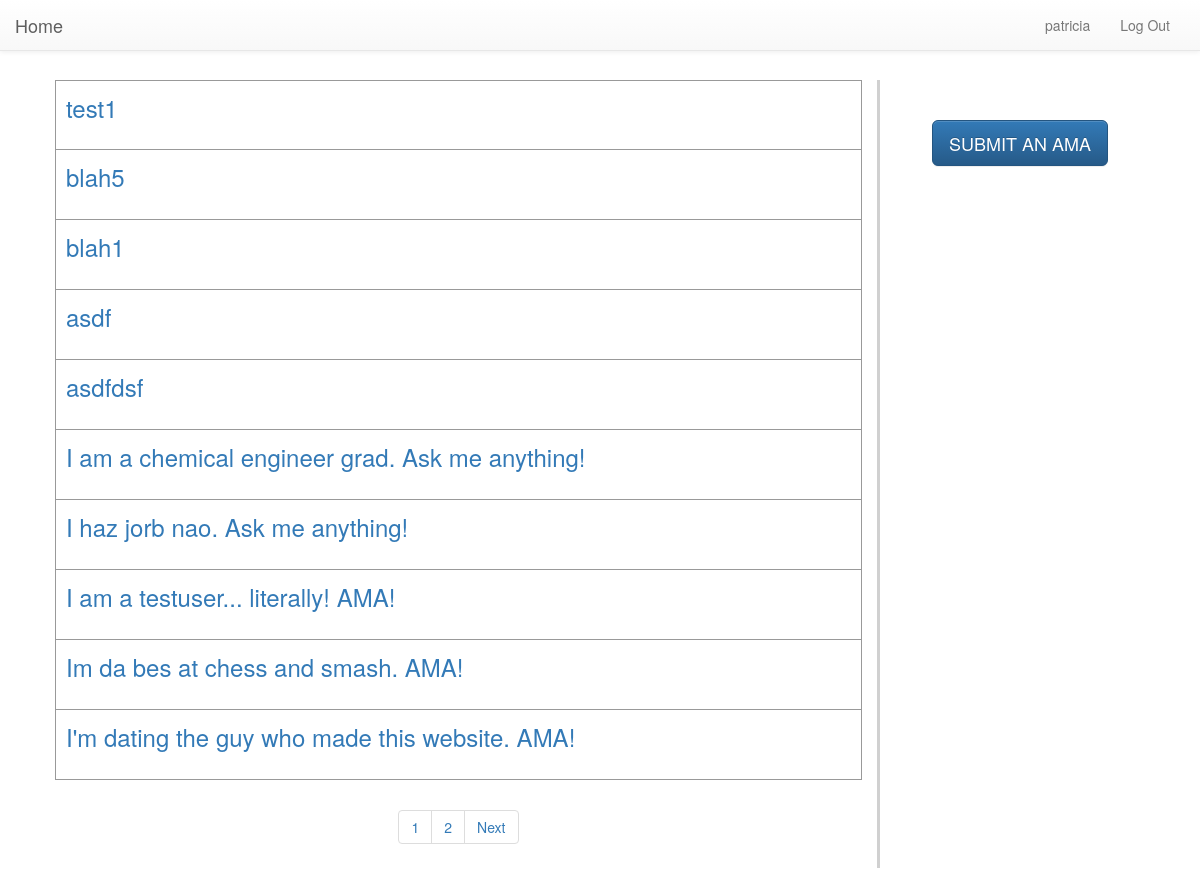
/ (signed in), run on the app's committed database.
### home/models.py (models this page shows, shortened)
class AMA(models.Model):
    author = models.ForeignKey(User)
    title = models.CharField(max_length=100)
    description = models.CharField(max_length=1000)
    pub_date = models.DateTimeField(default=timezone.now)

### home/views.py (the view)
# urls.py: url(r'^$', AMAListView.as_view(), name='index'),
class AMAListView(ListView):
    template_name = 'ama/index.html'
    model = AMA
    paginate_by = 10
    def get_queryset(self):
        ordered_list = AMA.objects.order_by('-pub_date')
        return ordered_list
    def get_context_data(self, **kwargs):
        context = super(AMAListView, self).get_context_data(**kwargs)
        context['range'] = range(context["paginator"].num_pages)
        return context

### home/templates/ama/index.html (shortened to what this page needs)
{% extends "base.html" %}
{% block left-content %}
{% if ama_list %}
<ul class="ama-list">
  {% for ama in ama_list %}
  <li class="ama-list-item"><a class="ama-link" href="{% url 'ama_detail' ama.id %}">{{ ama.title }}</a></li>
  {% endfor %}
</ul>
{% else %}
<p>No polls are available.</p>
{% endif %}
{% if is_paginated %}
<div class="center-align">
  <ul class="pagination">
    {% for i in range %}
    <li>
      <a href="{% url 'index' %}?page={{ forloop.counter }}">{{ forloop.counter }}</a>
    </li>
    {% endfor %}
    {% if page_obj.has_next %}
    <li class="waves-effect">
      <a href="{% url 'index' %}?page={{ page_obj.next_page_number }}">Next</a>
    </li>
    {% endif %}
  </ul>
</div>
{% endif %}
{% endblock %}
{% block right-content %}
<h5>
  <a href="{% url 'createama' %}" class="btn btn-primary btn-lg">
    SUBMIT AN AMA
  </a>
</h5>
{% endblock %}

### home/templates/base.html (shortened to what this page needs)
<!DOCTYPE html>
<html>
{% load staticfiles %}
  <head>
    <link rel="stylesheet" href="https://maxcdn.bootstrapcdn.com/bootstrap/3.3.6/css/bootstrap.min.css">
    <link rel="stylesheet" href="https://maxcdn.bootstrapcdn.com/bootstrap/3.3.6/css/bootstrap-theme.min.css">
    <link rel="stylesheet" type="text/css" href="{% static 'css/style.css' %}">
  </head>
  <body>
    <nav class="navbar navbar-default navbar-fixed-top">
      <div class="container-fluid">
        <div class="navbar-header">
          <a class="navbar-brand" href="{% url 'index' %}">Home</a>
        </div>
        <div class="collapse navbar-collapse" id="collapse-menu">
          <ul class="nav navbar-nav pull-right">
            <li><a href="{% url 'index' %}">{{ user.username }}</a></li>
            {% if user.is_authenticated %}
            <li><a href="{% url 'logout'%}">Log Out</a></li>
            {% else %}
            <li><a href="{% url 'login' %}">Log In</a></li>
            <li><a href="{% url 'signup' %}">Sign Up</a></li>
            {% endif %}
          </ul>
        </div>
      </div>
    </nav>
    <div class="container-fluid" id="content">
      <div class="row">
        <div class="col-xs-9 left-content">
          {% block left-content %}{% endblock %}
        </div>
        <div class="col-xs-3 right-content">
          {% block right-content %}{% endblock %}
        </div>
      </div>
    </div>
  </body>
</html>

### home/static/css/style.css (style rules this page uses)
body { padding: 40px; padding-top: 80px; }
ul { padding: 0; }
li { list-style: none; }
.ama-link { display: block; height: 70px; border: thin solid #999999; border-top: none; padding: 10px; }
.ama-list-item:first-child > .ama-link { border-top: thin solid #999999; }
.ama-list { display: block; padding: 0px; }
.ama-list-item { display: inline-block; width: 100%; font-size: 24px; }
.center-align { text-align: center; }
.left-content { border-right: 3px solid #d0d0d0; }
.pagination { text-align:center }
.right-content { text-align: center; padding-top: 30px; }

### data on the page
AMA: title "test1"
AMA: title "blah5"
AMA: title "blah1"
AMA: title "asdf"
AMA: title "asdfdsf"
AMA: title "I am a chemical engineer grad. Ask me anything!"
AMA: title "I haz jorb nao. Ask me anything!"
AMA: title "I am a testuser... literally! AMA!"
AMA: title "Im da bes at chess and smash. AMA!"
AMA: title "I'm dating the guy who made this website. AMA!"

### other printed values
{{ user.username }} "patricia"
